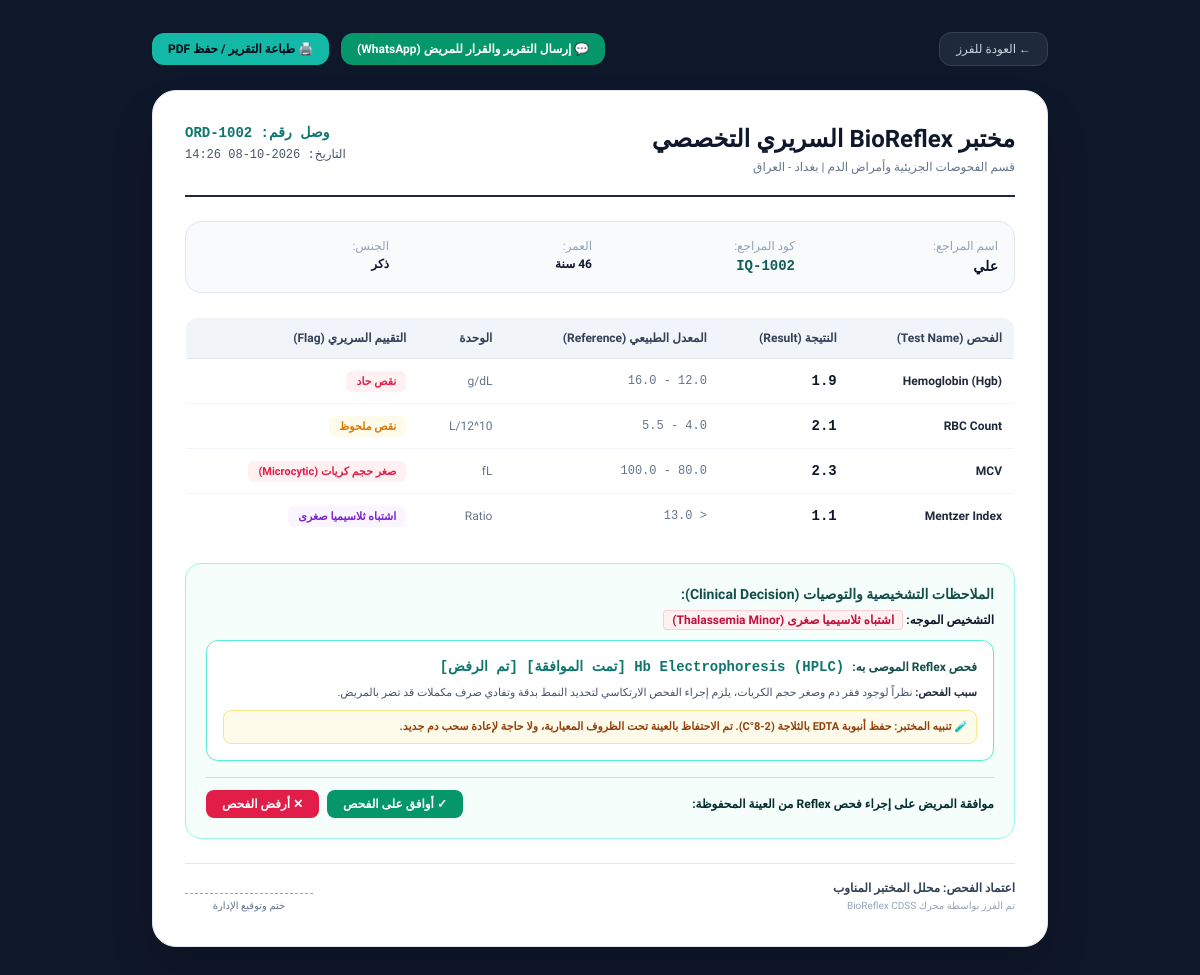
The page /report/2 on the database its author committed.
### database.py (models this page shows)
class LabOrder(Base):
    __tablename__ = "lab_orders"
    id = Column(Integer, primary_key=True, index=True)
    order_code = Column(String, unique=True, index=True, nullable=False)
    patient_id = Column(Integer, ForeignKey("patients.id"), nullable=False)
    base_price = Column(Float, default=10000.0)
    add_on_revenue = Column(Float, default=0.0)
    total_revenue = Column(Float, default=10000.0)
    status = Column(String, default="Pending")
    created_at = Column(DateTime, default=datetime.utcnow)
    patient = relationship("Patient", back_populates="orders")
    results = relationship("ClinicalResult", back_populates="order", uselist=False)

class Patient(Base):
    __tablename__ = "patients"
    id = Column(Integer, primary_key=True, index=True)
    patient_id = Column(String, unique=True, index=True, nullable=False)
    name = Column(String, nullable=False)
    age = Column(Integer, nullable=False)
    gender = Column(String, nullable=False)
    created_at = Column(DateTime, default=datetime.utcnow)
    orders = relationship("LabOrder", back_populates="patient")

class ClinicalResult(Base):
    __tablename__ = "clinical_results"
    id = Column(Integer, primary_key=True, index=True)
    order_id = Column(Integer, ForeignKey("lab_orders.id"), nullable=False)
    panel_type = Column(String, default="CBC")
    hgb = Column(Float, nullable=True)
    rbc = Column(Float, nullable=True)
    mcv = Column(Float, nullable=True)
    wbc = Column(Float, nullable=True)
    platelets = Column(Float, nullable=True)
    mentzer_index = Column(Float, nullable=True)
    ast = Column(Float, nullable=True)
    alt = Column(Float, nullable=True)
    fib4_index = Column(Float, nullable=True)
    creatinine = Column(Float, nullable=True)
    egfr_val = Column(Float, nullable=True)
    glucose = Column(Float, nullable=True)
    insulin = Column(Float, nullable=True)
    homa_ir = Column(Float, nullable=True)
    tsh = Column(Float, nullable=True)
    clinical_flag = Column(String, nullable=True)
    reflex_order = Column(String, default="لا يوجد")
    tube_alert = Column(String, default="حفظ روتيني")
    added_value_iqd = Column(Float, default=0.0)
    created_at = Column(DateTime, default=datetime.utcnow)
    order = relationship("LabOrder", back_populates="results")

### server.py (the view)
@app.get("/report/{order_id}", response_class=HTMLResponse)
def print_report(order_id: int, request: Request, db: Session = Depends(get_db)):
    order = db.query(LabOrder).filter(LabOrder.id == order_id).first()
    if not order:
        return HTMLResponse("الطلب غير موجود", status_code=404)
    patient = order.patient
    res = order.results
    tests_detail = []
    if res:
        p_type = res.panel_type or "CBC"
        if p_type == "CBC":
            hgb_val = res.hgb or 0.0
            h_stat = "نقص حاد" if hgb_val < 7.0 else ("نقص ملحوظ" if hgb_val < 12.0 else "ضمن المعدل الطبيعي")
            h_color = "text-rose-600 bg-rose-50" if hgb_val < 12.0 else "text-emerald-600 bg-emerald-50"
            tests_detail.append({"name": "Hemoglobin (Hgb)", "val": hgb_val, "ref": "12.0 - 16.0", "unit": "g/dL", "status": h_stat, "color": h_color})
            rbc_val = res.rbc or 0.0
            r_stat = "نقص ملحوظ" if rbc_val < 3.5 else "ضمن المعدل الطبيعي"
            r_color = "text-amber-600 bg-amber-50" if rbc_val < 3.5 else "text-emerald-600 bg-emerald-50"
            tests_detail.append({"name": "RBC Count", "val": rbc_val, "ref": "4.0 - 5.5", "unit": "10^12/L", "status": r_stat, "color": r_color})
            mcv_val = res.mcv or 0.0
            m_stat = "صغر حجم كريات (Microcytic)" if mcv_val < 80.0 else "ضمن المعدل الطبيعي"
            m_color = "text-rose-600 bg-rose-50" if mcv_val < 80.0 else "text-emerald-600 bg-emerald-50"
            tests_detail.append({"name": "MCV", "val": mcv_val, "ref": "80.0 - 100.0", "unit": "fL", "status": m_stat, "color": m_color})
            m_idx = res.mentzer_index or 0.0
            mi_stat = "اشتباه ثلاسيميا صغرى" if m_idx < 13.0 else "اشتباه فقر دم بنقص الحديد"
            tests_detail.append({"name": "Mentzer Index", "val": m_idx, "ref": "< 13.0", "unit": "Ratio", "status": mi_stat, "color": "text-purple-700 bg-purple-50"})
        elif p_type == "Liver":
            ast_v = res.ast or 0.0
            ast_st = "ارتفاع حاد" if ast_v > 100 else ("ارتفاع خفيف" if ast_v > 40 else "طبيعي")
            ast_c = "text-rose-600 bg-rose-50" if ast_v > 40 else "text-emerald-600 bg-emerald-50"
            tests_detail.append({"name": "AST (SGOT)", "val": ast_v, "ref": "10.0 - 40.0", "unit": "U/L", "status": ast_st, "color": ast_c})
            alt_v = res.alt or 0.0
            alt_st = "ارتفاع حاد" if alt_v > 100 else ("ارتفاع خفيف" if alt_v > 45 else "طبيعي")
            alt_c = "text-rose-600 bg-rose-50" if alt_v > 45 else "text-emerald-600 bg-emerald-50"
            tests_detail.append({"name": "ALT (SGPT)", "val": alt_v, "ref": "10.0 - 45.0", "unit": "U/L", "status": alt_st, "color": alt_c})
            fib_v = res.fib4_index or 0.0
            fib_st = "خطورة تليف مرتفعة" if fib_v > 2.67 else "ضمن النطاق الآمن"
            fib_c = "text-rose-600 bg-rose-50" if fib_v > 2.67 else "text-emerald-600 bg-emerald-50"
            tests_detail.append({"name": "FIB-4 Score", "val": fib_v, "ref": "< 1.45", "unit": "Score", "status": fib_st, "color": fib_c})
        elif p_type == "Renal":
            cr_v = res.creatinine or 0.0
            cr_st = "ارتفاع حاد" if cr_v > 2.0 else ("ارتفاع طفيف" if cr_v > 1.2 else "طبيعي")
            cr_c = "text-rose-600 bg-rose-50" if cr_v > 1.2 else "text-emerald-600 bg-emerald-50"
            tests_detail.append({"name": "Serum Creatinine", "val": cr_v, "ref": "0.6 - 1.2", "unit": "mg/dL", "status": cr_st, "color": cr_c})
            egfr_v = res.egfr_val or 0.0
            egfr_st = "قصور كلوي ملحوظ" if egfr_v < 60 else "وظائف كلوية جيدة"
            egfr_c = "text-rose-600 bg-rose-50" if egfr_v < 60 else "text-emerald-600 bg-emerald-50"
            tests_detail.append({"name": "eGFR (CKD-EPI)", "val": egfr_v, "ref": "> 90.0", "unit": "mL/min/1.73m²", "status": egfr_st, "color": egfr_c})
        elif p_type == "Thyroid":
            tsh_v = res.tsh or 0.0
            tsh_st = "ارتفاع ملحوظ (قصور)" if tsh_v > 4.5 else ("انخفاض (فرط نشاط)" if tsh_v < 0.4 else "طبيعي")
            tsh_c = "text-rose-600 bg-rose-50" if (tsh_v > 4.5 or tsh_v < 0.4) else "text-emerald-600 bg-emerald-50"
            tests_detail.append({"name": "TSH", "val": tsh_v, "ref": "0.45 - 4.50", "unit": "mIU/L", "status": tsh_st, "color": tsh_c})
        elif p_type == "Metabolic":
            glu_v = res.glucose or 0.0
            glu_st = "ارتفاع ملحوظ (سكري)" if glu_v >= 126 else ("مرحلة ما قبل السكري" if glu_v >= 100 else "طبيعي")
            glu_c = "text-rose-600 bg-rose-50" if glu_v >= 100 else "text-emerald-600 bg-emerald-50"
            tests_detail.append({"name": "Fasting Glucose", "val": glu_v, "ref": "70 - 99", "unit": "mg/dL", "status": glu_st, "color": glu_c})
    p_name = patient.name if patient else "المراجع"
    order_num = order.order_code
    diag = res.clinical_flag if (res and res.clinical_flag) else "طبيعي"
    refl = res.reflex_order if (res and res.reflex_order) else "لا يوجد"
    tube = res.tube_alert if (res and res.tube_alert) else "حفظ روتيني"
    added_cost = f"{res.added_value_iqd:,.0f} د.ع" if (res and res.added_value_iqd > 0) else "مشمول"
    base_host = "http://127.0.0.1:8000"
    report_link = f"{base_host}/report/{order_id}"
    approve_link = f"{base_host}/patient-response/{order_id}?action=approve"
    reject_link = f"{base_host}/patient-response/{order_id}?action=reject"
    wa_msg = (
        f"*مختبر BioReflex السريري التخصصي*\n"
        f"المراجع: {p_name}\n"
        f"رقم الوصل: {order_num}\n"
        f"------------------------------\n"
        f"*التقييم السريري الأولي:*\n{diag}\n\n"
        f"*فحص Reflex الموصى به:*\n[{refl}]\n"
        f"*السبب:* دقة التشخيص وتفادي العلاج غير المناسب.\n"
        f"*التكلفة الإضافية:* {added_cost}\n\n"
        f"*حالة العينة بالمختبر:*\n({tube}) - تم الاحتفاظ بعينتكم ولن تحتاجوا لسحب دم جديد.\n"
        f"------------------------------\n"
        f"*يرجى تأكيد قراركم بالضغط على أحد الروابط:*\n\n"
        f"*أوافق على إجراء الفحص:*\n{approve_link}\n\n"
        f"*أرفض الفحص الإضافي:*\n{reject_link}\n\n"
        f"*عرض التقرير الطبي كاملاً:*\n{report_link}"
    )
    wa_link = "https://wa.me/?text=" + urllib.parse.quote(wa_msg, safe="")
    return templates.TemplateResponse(
        request=request,
        name="report.html",
        context={
            "order": order,
            "patient": patient,
            "res": res,
            "tests_detail": tests_detail,
            "wa_link": wa_link,
            "active_page": "lab_console"
        }
    )

### templates/report.html (shortened to what this page needs)
<!DOCTYPE html>
<html lang="ar" dir="rtl">
<head>
  <script src="https://cdn.tailwindcss.com"></script>
</head>
<body class="bg-slate-900 text-slate-100 min-h-screen p-4 md:p-8">
  <div class="max-w-4xl mx-auto mb-6 flex justify-between items-center no-print">
    <a href="/lab-console" class="text-xs bg-slate-800 hover:bg-slate-700 text-slate-300 px-4 py-2 rounded-xl border border-slate-700 transition">
      ← العودة للفرز
    </a>
    <div class="flex space-x-3 space-x-reverse">
      <a href="{{ wa_link }}" target="_blank" class="bg-emerald-600 hover:bg-emerald-500 text-white font-bold px-4 py-2 rounded-xl text-xs flex items-center space-x-1.5 space-x-reverse shadow transition">
        <span>💬 إرسال التقرير والقرار للمريض (WhatsApp)</span>
      </a>
      <button onclick="window.print()" class="bg-teal-500 hover:bg-teal-400 text-slate-950 font-bold px-4 py-2 rounded-xl text-xs flex items-center space-x-1.5 space-x-reverse shadow transition">
        <span>🖨️ طباعة التقرير / حفظ PDF</span>
      </button>
    </div>
  </div>
  <div class="max-w-4xl mx-auto bg-white text-slate-900 rounded-3xl p-8 shadow-2xl print-border border border-slate-200">
    <header class="flex justify-between items-start border-b-2 border-slate-800 pb-5 mb-6">
      <div>
        <h1 class="text-2xl font-black text-slate-900">مختبر BioReflex السريري التخصصي</h1>
        <p class="text-xs text-slate-500 mt-1">قسم الفحوصات الجزيئية وأمراض الدم | بغداد - العراق</p>
      </div>
      <div class="text-left font-mono text-xs text-slate-600">
        <p class="font-bold text-teal-700 text-sm">وصل رقم: {{ order.order_code }}</p>
        <p class="mt-1">التاريخ: {{ order.created_at.strftime('%Y-%m-%d %H:%M') if order.created_at else '2026-10-08' }}</p>
      </div>
    </header>
    <div class="bg-slate-50 border border-slate-200 rounded-2xl p-4 grid grid-cols-2 md:grid-cols-4 gap-4 text-xs mb-6">
      <div>
        <span class="text-slate-400 block mb-0.5">اسم المراجع:</span>
        <span class="font-extrabold text-slate-900 text-sm">{{ patient.name }}</span>
      </div>
      <div>
        <span class="text-slate-400 block mb-0.5">كود المراجع:</span>
        <span class="font-mono font-bold text-teal-800 text-sm">{{ patient.patient_id }}</span>
      </div>
      <div>
        <span class="text-slate-400 block mb-0.5">العمر:</span>
        <span class="font-bold text-slate-900">{{ patient.age }} سنة</span>
      </div>
      <div>
        <span class="text-slate-400 block mb-0.5">الجنس:</span>
        <span class="font-bold text-slate-900">{{ 'ذكر' if patient.gender == 'male' else 'أنثى' }}</span>
      </div>
    </div>
    <table class="w-full text-right text-xs mb-6 border border-slate-200 rounded-xl overflow-hidden">
      <thead class="bg-slate-100 text-slate-700 border-b border-slate-200">
        <tr>
          <th class="p-3">الفحص (Test Name)</th>
          <th class="p-3">النتيجة (Result)</th>
          <th class="p-3">المعدل الطبيعي (Reference)</th>
          <th class="p-3">الوحدة</th>
          <th class="p-3">التقييم السريري (Flag)</th>
        </tr>
      </thead>
      <tbody class="divide-y divide-slate-100">
        {% for t in tests_detail %}
        <tr class="hover:bg-slate-50">
          <td class="p-3 font-bold text-slate-800">{{ t.name }}</td>
          <td class="p-3 font-mono font-extrabold text-sm text-slate-900">{{ t.val }}</td>
          <td class="p-3 font-mono text-slate-500">{{ t.ref }}</td>
          <td class="p-3 text-slate-500">{{ t.unit }}</td>
          <td class="p-3">
            <span class="px-2.5 py-1 rounded-md text-[11px] font-bold {{ t.color }}">{{ t.status }}</span>
          </td>
        </tr>
        {% endfor %}
      </tbody>
    </table>
    <div class="border border-teal-200 bg-teal-50/60 rounded-2xl p-5 mb-6">
      <h3 class="text-sm font-extrabold text-teal-900 mb-2">الملاحظات التشخيصية والتوصيات (Clinical Decision):</h3>
      <p class="text-xs text-slate-700 mb-3">
        <span class="font-bold text-slate-900">التشخيص الموجه: </span>
        <span class="font-extrabold text-rose-700 bg-rose-50 px-2 py-0.5 rounded border border-rose-200">{{ res.clinical_flag }}</span>
      </p>
      <div class="bg-white border border-teal-300 rounded-xl p-4 shadow-sm space-y-2">
        <div class="flex items-center space-x-2 space-x-reverse text-xs">
          <span class="font-bold text-teal-900">فحص Reflex الموصى به:</span>
          <span class="font-mono font-bold text-teal-700 text-sm">{{ res.reflex_order }}</span>
        </div>
        <p class="text-[11px] text-slate-600">
          <span class="font-bold text-slate-800">سبب الفحص: </span>
          نظراً لوجود فقر دم وصغر حجم الكريات، يلزم إجراء الفحص الارتكاسي لتحديد النمط بدقة وتفادي صرف مكملات قد تضر بالمريض.
        </p>
        <p class="text-[11px] text-amber-800 font-bold bg-amber-50 p-2 rounded-lg border border-amber-200">
          🧪 تنبيه المختبر: {{ res.tube_alert }}. تم الاحتفاظ بالعينة تحت الظروف المعيارية، ولا حاجة لإعادة سحب دم جديد.
        </p>
      </div>
      <div class="mt-4 pt-3 border-t border-teal-200 flex items-center justify-between no-print">
        <span class="text-xs font-bold text-teal-950">موافقة المريض على إجراء فحص Reflex من العينة المحفوظة:</span>
        <form action="/update-patient-consent" method="POST" class="flex space-x-2 space-x-reverse">
          <button type="submit" name="consent" value="تمت الموافقة" class="bg-emerald-600 hover:bg-emerald-700 text-white font-bold px-4 py-1.5 rounded-lg text-xs transition">
            ✓ أوافق على الفحص
          </button>
          <button type="submit" name="consent" value="تم الرفض" class="bg-rose-600 hover:bg-rose-700 text-white font-bold px-4 py-1.5 rounded-lg text-xs transition">
            ✕ أرفض الفحص
          </button>
        </form>
      </div>
    </div>
    <div class="flex justify-between items-end pt-4 border-t border-slate-200 text-xs text-slate-500">
      <div>
        <p class="font-semibold text-slate-700">اعتماد الفحص: محلل المختبر المناوب</p>
        <p class="text-[10px] text-slate-400 mt-0.5">تم الفرز بواسطة محرك BioReflex CDSS</p>
      </div>
      <div class="text-center">
        <div class="w-32 border-b border-dashed border-slate-400 mb-1"></div>
        <p class="text-[10px]">ختم وتوقيع الإدارة</p>
      </div>
    </div>
  </div>
</body>
</html>

### templates/report.html (style rules this page uses)
body { font-family: 'Tajawal', sans-serif; }

### rows shown on the page
LabOrder: order_code "ORD-1002", created_at "2026-10-08 14:26"
Patient: name "علي", patient_id "IQ-1002", age "46", gender "ذكر"
ClinicalResult: name "Hemoglobin (Hgb)", val "1.9", ref "12.0 - 16.0", unit "g/dL", status "نقص حاد", name "RBC Count", val "2.1", ref "4.0 - 5.5", unit "10^12/L", status "نقص ملحوظ", name "MCV", val "2.3", ref "80.0 - 100.0", unit "fL", status "صغر حجم كريات (Microcytic)", name "Mentzer Index", val "1.1", ref "< 13.0", unit "Ratio", status "اشتباه ثلاسيميا صغرى", clinical_flag "اشتباه ثلاسيميا صغرى (Thalassemia Minor)", reflex_order "Hb Electrophoresis (HPLC) [تمت الموافقة] [تم الرفض]", tube_alert "حفظ أنبوبة EDTA بالثلاجة (2-8°C)"
